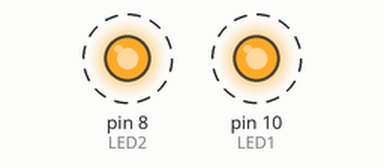
Bench run of a sketch on a simulated Arduino Uno, built with avr-gcc and run on an emulated ATmega328P. On the bench: output pins drawn as LEDs (lit = HIGH). Dashed ring = blinking.

Above: at 0.2 s.
Timing chart, 0 to 3.0 s (numbered marks = the images above):
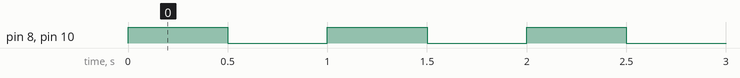

The sketch:

two_LED_flash.ino
```cpp
const int LED1 = 10;
const int LED2 = 8;
const int delayTime = 500;


void setup() {
  // put your setup code here, to run once:
pinMode (LED1, OUTPUT);
pinMode (LED2, OUTPUT);
}

void loop() {
  // put your main code here, to run repeatedly:
digitalWrite(LED1, HIGH);
digitalWrite(LED2, HIGH);
delay(delayTime);
digitalWrite(LED1, LOW);
digitalWrite(LED2, LOW);
delay(delayTime);

}
```

Measured:
- by itself, pin 8 (LED2), pin 10 (LED1): alternates HIGH for 0.50 s and LOW for 0.50 s
